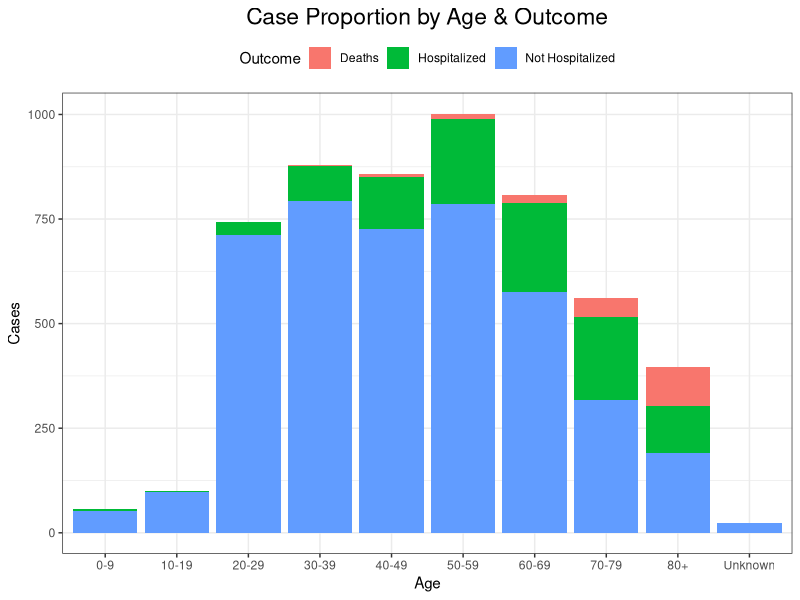
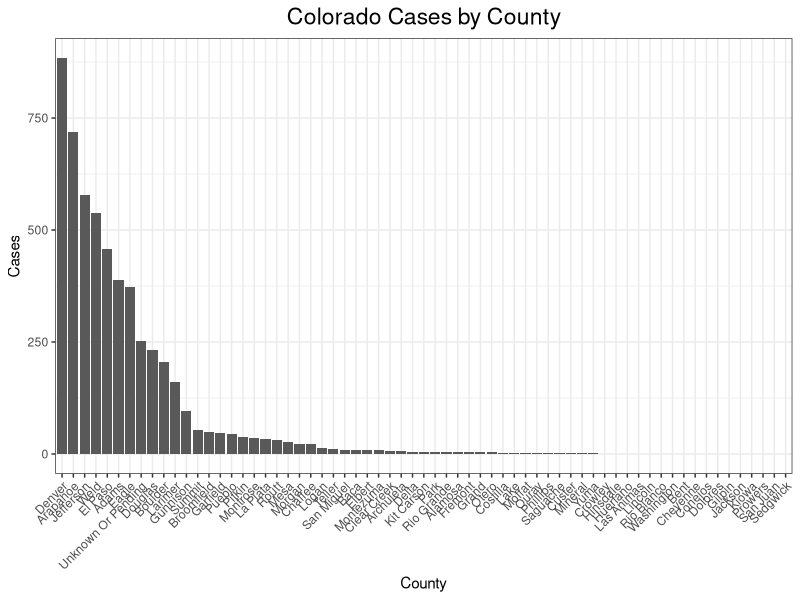
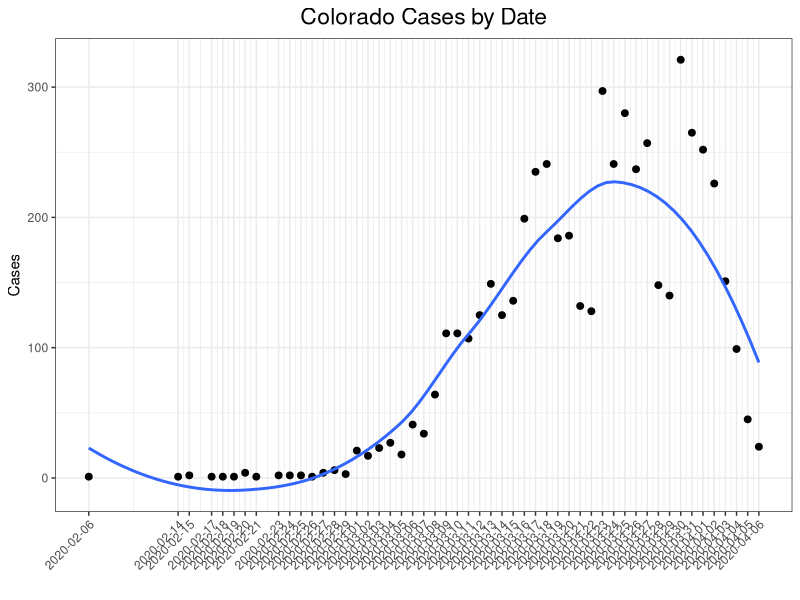

Write R code to recreate these figures, in order.
## ---- chunk 1
knitr::opts_chunk$set(
  collapse = TRUE,
  comment = "#>"
)
library(tidyverse)

# Set ggplot theme
thm <- ggplot2::theme_bw(base_size = 11, base_family = "") +
  ggplot2::theme(
    panel.background  = element_rect(fill = "transparent", colour = NA),
    plot.background   = element_rect(fill = "transparent", colour = NA),
    legend.position   = "top",
    legend.background = element_rect(fill = "transparent", colour = NA),
    legend.key        = element_rect(fill = "transparent", colour = NA),
    plot.title        = element_text(hjust = 0.5, size = ggplot2::rel(1.5))
  )
theme_set(thm)

# COVID data
data <- readr::read_csv("data/covid19_case_summary_2020-04-07.csv")
state_data <- dplyr::filter(data, attribute == "Statewide") %>% 
  dplyr::select(Metric = metric, number = value)
county_data <- data %>%
  dplyr::filter(description == "Case Counts by County" & metric == "Cases") %>%
  dplyr::mutate(County = stringr::str_remove(attribute, " County$")) %>%
  dplyr::filter(County !=  "Grand Total")
time_data <- data %>% 
  dplyr::filter(grepl("^2020", attribute) & grepl("^Case Counts", description)) %>%
  dplyr::mutate(
    date = as.Date(trunc(strptime(attribute, format = "%Y-%m-%d", tz = "MST"), "day")),
    total = cumsum(value)
  )

# badges
badge_style <- "flat-square"
logo        <- "appveyor"
n_cases <- pull(filter(state_data, Metric == "Cases"), number)
cases <- sprintf("https://img.shields.io/badge/Cases-%i-%s.svg?style=%s&logo=%s",
                 n_cases, "success", badge_style, logo)
value  <- dplyr::pull(filter(state_data, Metric == "People Tested"), number)
tested <- sprintf("https://img.shields.io/badge/People_Tested-%i-%s.svg?style=%s&logo=%s",
                 value, "success", badge_style, logo)
pct_pos <- sprintf("https://img.shields.io/badge/Case_Rate-%0.1f%%25-%s.svg?style=%s&logo=%s",
                 n_cases / value * 100, "success", badge_style, logo)
value  <- filter(state_data, Metric == "Deaths") %>% dplyr::pull(number)
deaths <- sprintf("https://img.shields.io/badge/Deaths-%i-%s.svg?style=%s&logo=%s",
                  value, "success", badge_style, logo)
value    <- filter(county_data, value > 0) %>% nrow()
counties <- sprintf("https://img.shields.io/badge/Counties-%i-%s.svg?style=%s&logo=%s", 
                    value, "success", badge_style, logo)
value <- filter(state_data, Metric == "Hospitalizations") %>% dplyr::pull(number)
hospitalizations <- sprintf("https://img.shields.io/badge/Hospitalizations-%i-%s.svg?style=%s&logo=%s",
                 value, "success", badge_style, logo)

cur_date <- sort(time_data$date) %>% tail(1) %>% format("%B %d, %Y")
## ---- chunk 2
dplyr::filter(data, description == "Case Counts by Sex" & metric == "Percent") %>% 
  dplyr::select(Sex = attribute, Percent = value) %>%  
  dplyr::mutate(Percent = sprintf("%0.2f%%", Percent)) %>% 
  knitr::kable()
## ---- chunk 3
data %>%
  dplyr::filter(
    description == "Case Counts by Age Group, Hospitalizations, and Deaths" &
      attribute != "Note") %>%
  tidyr::separate(attribute, into = c("Age", "Outcome"), sep = ", ") %>%
  dplyr::select(Age, Outcome, Cases = value) %>%
  ggplot(aes(x = Age, y = Cases, group = Outcome)) +
  geom_bar(stat = "identity", aes(fill = Outcome)) +
  ggtitle("Case Proportion by Age & Outcome")
## ---- chunk 4
county_data %>%
  ggplot(aes(y = value, x = reorder(County, -value))) +
  geom_bar(stat = "identity") +
  theme(axis.text.x = element_text(angle = 45, hjust = 1)) +
  labs(y = "Cases", title = "Colorado Cases by County", x = "County")
## ---- chunk 5
time_data %>%
  ggplot(aes(x = date, y = value)) +
  geom_point(size = 2) +
  geom_smooth(method = "loess", se = FALSE) +
  scale_x_date(breaks = time_data$date) +
  theme(axis.text.x = element_text(angle = 45, hjust = 1)) +
  labs(y = "Cases", title = "Colorado Cases by Date", x = "")
